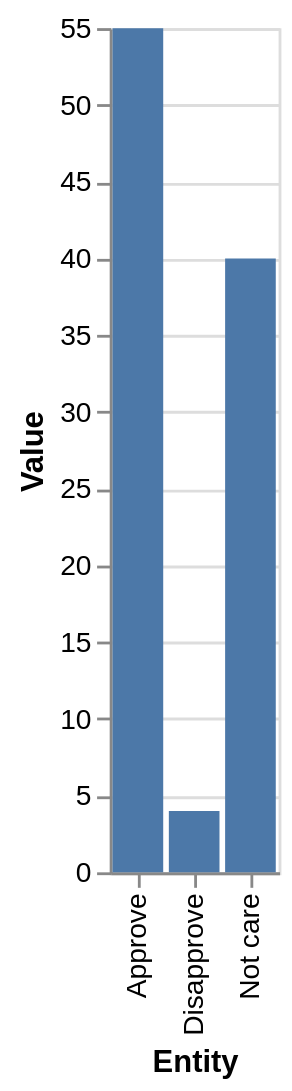

Express this chart as Vega-Lite.
### Vega-Lite specification from a JSON file in a GitHub repository (floating-point values rounded to 4 significant figures)
{"$schema": "https://vega.github.io/schema/vega-lite/v5.json", "description": "Bar chart auto-generated from CSV", "data": {"values": [{"Entity": "Disapprove", "Value": "4"}, {"Entity": "Approve", "Value": "55"}, {"Entity": "Not care", "Value": "40"}]}, "mark": "bar", "encoding": {"x": {"field": "Entity", "type": "ordinal"}, "y": {"field": "Value", "type": "quantitative"}}}
